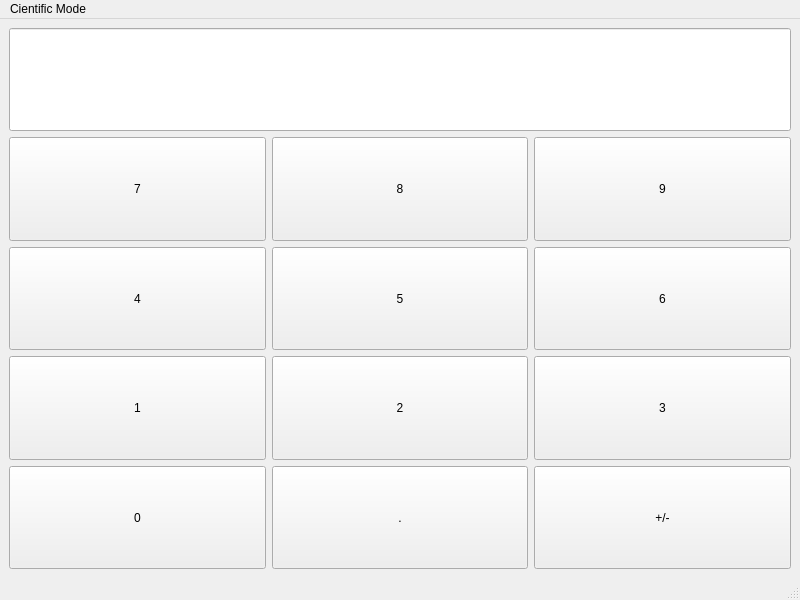
<?xml version="1.0" encoding="UTF-8"?>
<ui version="4.0">
 <class>CientificCalculator</class>
 <widget class="QMainWindow" name="CientificCalculator">
  <property name="geometry">
   <rect>
    <x>0</x>
    <y>0</y>
    <width>800</width>
    <height>600</height>
   </rect>
  </property>
  <property name="sizePolicy">
   <sizepolicy hsizetype="Expanding" vsizetype="Preferred">
    <horstretch>0</horstretch>
    <verstretch>0</verstretch>
   </sizepolicy>
  </property>
  <property name="windowTitle">
   <string>MainWindow</string>
  </property>
  <widget class="QWidget" name="centralwidget">
   <layout class="QGridLayout" name="gridLayout">
    <item row="2" column="0">
     <widget class="QPushButton" name="btn4">
      <property name="sizePolicy">
       <sizepolicy hsizetype="Preferred" vsizetype="Preferred">
        <horstretch>0</horstretch>
        <verstretch>0</verstretch>
       </sizepolicy>
      </property>
      <property name="text">
       <string>4</string>
      </property>
     </widget>
    </item>
    <item row="3" column="1">
     <widget class="QPushButton" name="btn2">
      <property name="sizePolicy">
       <sizepolicy hsizetype="Preferred" vsizetype="Preferred">
        <horstretch>0</horstretch>
        <verstretch>0</verstretch>
       </sizepolicy>
      </property>
      <property name="text">
       <string>2</string>
      </property>
     </widget>
    </item>
    <item row="1" column="0">
     <widget class="QPushButton" name="btn7">
      <property name="sizePolicy">
       <sizepolicy hsizetype="Preferred" vsizetype="Preferred">
        <horstretch>0</horstretch>
        <verstretch>0</verstretch>
       </sizepolicy>
      </property>
      <property name="text">
       <string>7</string>
      </property>
     </widget>
    </item>
    <item row="1" column="2">
     <widget class="QPushButton" name="btn9">
      <property name="sizePolicy">
       <sizepolicy hsizetype="Preferred" vsizetype="Preferred">
        <horstretch>0</horstretch>
        <verstretch>0</verstretch>
       </sizepolicy>
      </property>
      <property name="text">
       <string>9</string>
      </property>
     </widget>
    </item>
    <item row="2" column="1">
     <widget class="QPushButton" name="btn5">
      <property name="sizePolicy">
       <sizepolicy hsizetype="Preferred" vsizetype="Preferred">
        <horstretch>0</horstretch>
        <verstretch>0</verstretch>
       </sizepolicy>
      </property>
      <property name="text">
       <string>5</string>
      </property>
     </widget>
    </item>
    <item row="3" column="2">
     <widget class="QPushButton" name="btn3">
      <property name="sizePolicy">
       <sizepolicy hsizetype="Preferred" vsizetype="Preferred">
        <horstretch>0</horstretch>
        <verstretch>0</verstretch>
       </sizepolicy>
      </property>
      <property name="text">
       <string>3</string>
      </property>
     </widget>
    </item>
    <item row="1" column="1">
     <widget class="QPushButton" name="btn8">
      <property name="sizePolicy">
       <sizepolicy hsizetype="Preferred" vsizetype="Preferred">
        <horstretch>0</horstretch>
        <verstretch>0</verstretch>
       </sizepolicy>
      </property>
      <property name="text">
       <string>8</string>
      </property>
     </widget>
    </item>
    <item row="2" column="2">
     <widget class="QPushButton" name="btn6">
      <property name="sizePolicy">
       <sizepolicy hsizetype="Preferred" vsizetype="Preferred">
        <horstretch>0</horstretch>
        <verstretch>0</verstretch>
       </sizepolicy>
      </property>
      <property name="text">
       <string>6</string>
      </property>
     </widget>
    </item>
    <item row="3" column="0">
     <widget class="QPushButton" name="btn1">
      <property name="sizePolicy">
       <sizepolicy hsizetype="Preferred" vsizetype="Preferred">
        <horstretch>0</horstretch>
        <verstretch>0</verstretch>
       </sizepolicy>
      </property>
      <property name="text">
       <string>1</string>
      </property>
     </widget>
    </item>
    <item row="4" column="0">
     <widget class="QPushButton" name="btn0">
      <property name="sizePolicy">
       <sizepolicy hsizetype="Preferred" vsizetype="Preferred">
        <horstretch>0</horstretch>
        <verstretch>0</verstretch>
       </sizepolicy>
      </property>
      <property name="text">
       <string>0</string>
      </property>
     </widget>
    </item>
    <item row="4" column="1">
     <widget class="QPushButton" name="btnDot">
      <property name="sizePolicy">
       <sizepolicy hsizetype="Preferred" vsizetype="Preferred">
        <horstretch>0</horstretch>
        <verstretch>0</verstretch>
       </sizepolicy>
      </property>
      <property name="text">
       <string>.</string>
      </property>
     </widget>
    </item>
    <item row="4" column="2">
     <widget class="QPushButton" name="btnSign">
      <property name="sizePolicy">
       <sizepolicy hsizetype="Preferred" vsizetype="Preferred">
        <horstretch>0</horstretch>
        <verstretch>0</verstretch>
       </sizepolicy>
      </property>
      <property name="text">
       <string>+/-</string>
      </property>
     </widget>
    </item>
    <item row="0" column="0" colspan="3">
     <widget class="QLineEdit" name="display">
      <property name="sizePolicy">
       <sizepolicy hsizetype="Expanding" vsizetype="Minimum">
        <horstretch>0</horstretch>
        <verstretch>0</verstretch>
       </sizepolicy>
      </property>
     </widget>
    </item>
   </layout>
  </widget>
  <widget class="QMenuBar" name="menubar">
   <property name="geometry">
    <rect>
     <x>0</x>
     <y>0</y>
     <width>800</width>
     <height>22</height>
    </rect>
   </property>
   <widget class="QMenu" name="menuCientific_Mode">
    <property name="title">
     <string>Cientific Mode</string>
    </property>
   </widget>
   <addaction name="menuCientific_Mode"/>
  </widget>
  <widget class="QStatusBar" name="statusbar"/>
 </widget>
 <resources/>
 <connections/>
</ui>
